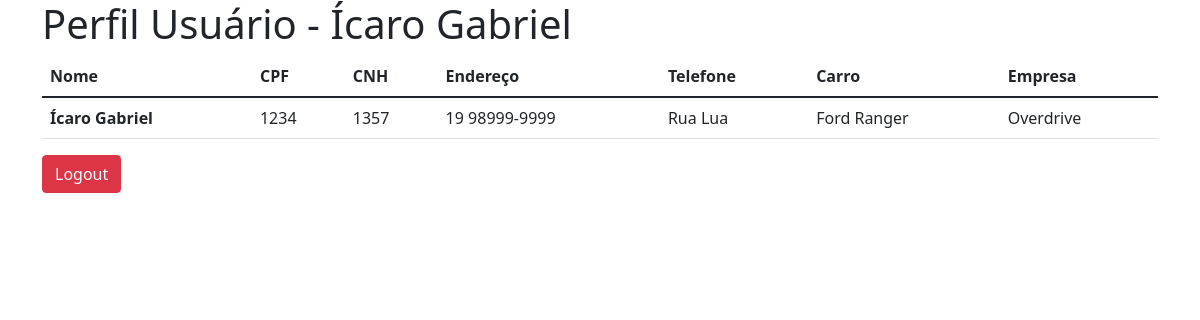
The page /restrito/perfil_usuario.php (signed in) on the database its author committed.
### tables this page shows
CREATE TABLE `usuarios` (
  `cod_pessoa` int(11) NOT NULL,
  `nome` varchar(200) NOT NULL,
  `cpf` varchar(15) NOT NULL,
  `cnh` varchar(15) NOT NULL,
  `endereco` varchar(200) NOT NULL,
  `telefone` varchar(16) NOT NULL,
  `carro` varchar(35) NOT NULL,
  `empresa` varchar(255) NOT NULL,
  `senha` char(32) NOT NULL
);

### restrito/perfil_usuario.php (the view, shortened to what this page needs)
<?php
include 'acesso.php';
?>
<!doctype html>
<html lang="pt-br">
<head>
  <link href="https://cdn.jsdelivr.net/npm/bootstrap@5.1.3/dist/css/bootstrap.min.css" rel="stylesheet">
</head>
<body>
  <?php
  $user_code = $_SESSION['cod_usuario'];
  $sql = "SELECT * FROM usuarios WHERE cod_pessoa = $user_code";
  $usuario = mysqli_query($conn, $sql);
  $usuario = mysqli_fetch_assoc($usuario);
  ?>
  <div class="container">
    <div class="row">
      <div class="col">
        <h1>Perfil Usuário - <?= $usuario['nome'] ?></h1>
        <table class="table table-hover">
          <thead>
            <tr>
              <th scope="col">Nome</th>
              <th scope="col">CPF</th>
              <th scope="col">CNH</th>
              <th scope="col">Endereço</th>
              <th scope="col">Telefone</th>
              <th scope="col">Carro</th>
              <th scope="col">Empresa</th>
            </tr>
          </thead>
          <tbody>
          <tr>
            <th scope='row'><?= $usuario['nome'] ?></th>
              <td><?= $usuario['cpf'] ?></td>
              <td><?= $usuario['cnh'] ?></td>
              <td><?= $usuario['telefone'] ?></td>
              <td><?= $usuario['endereco'] ?></td>
              <td><?= $usuario['carro'] ?></td>
              <td><?= $usuario['empresa'] ?></td>
            </tr>
          </tbody>
        </table>
        <div class="mb-3">
        <a href="../logout.php" class="btn btn-danger">Logout</a>
        </div>
      </div>
    </div>
  </div>
</body>
</html>

### rows shown on the page
usuarios: nome "Ícaro Gabriel", cpf "1234", cnh "1357", telefone "19 98999-9999", endereco "Rua Lua", carro "Ford Ranger", empresa "Overdrive"
